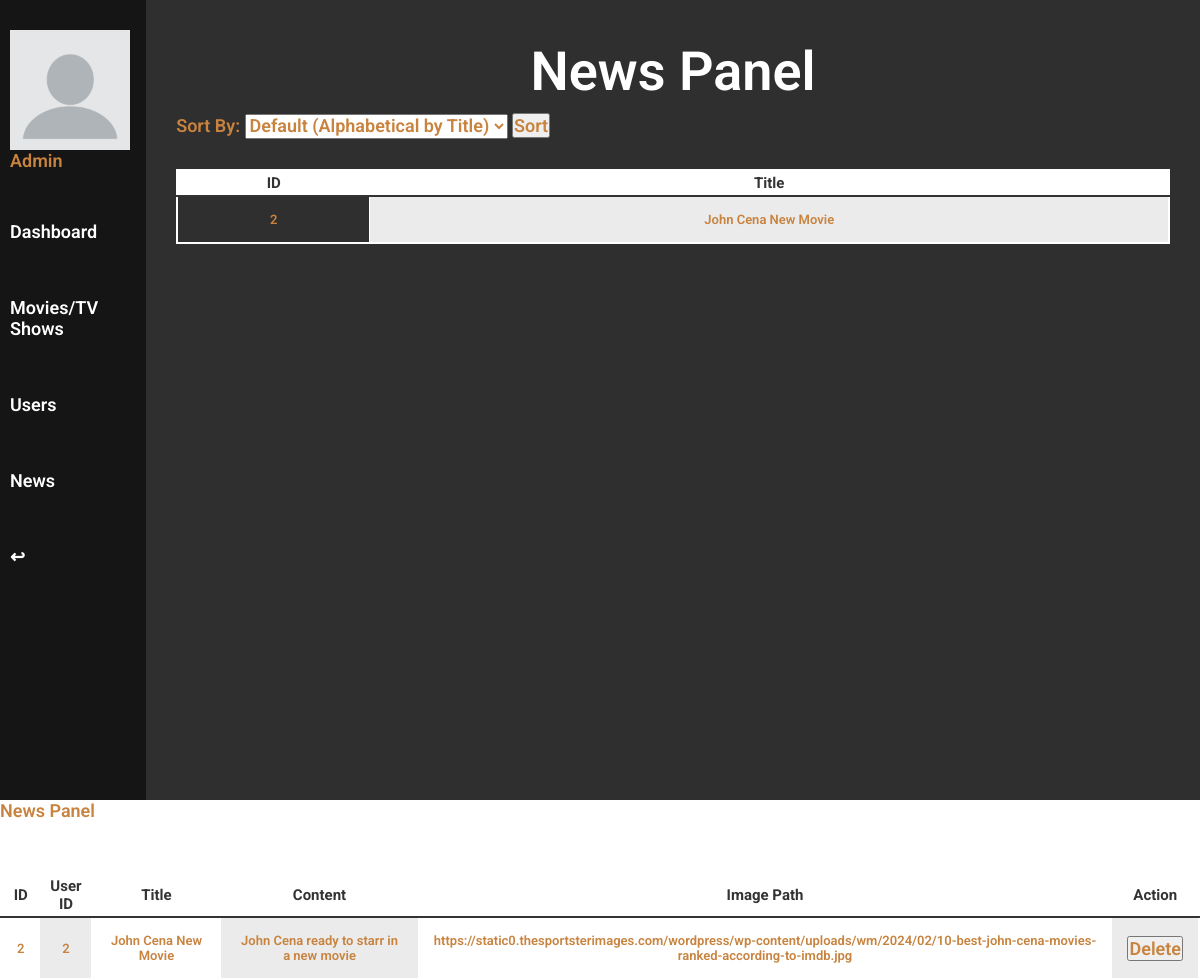
Page /src/logged-in/adminPages/news-dashboard.php (signed in) on the committed database.
### tables this page shows
CREATE TABLE `news` (
  `id` int(11) NOT NULL,
  `user_id` int(11) NOT NULL,
  `title` varchar(255) NOT NULL,
  `content` text NOT NULL,
  `image_path` varchar(255) NOT NULL,
  `created_at` timestamp NOT NULL DEFAULT current_timestamp()
);

### phpDatabase/Database.php (called while the page is built, shortened)
<?php
class Database {
    protected $servername = "localhost";
    protected $username = "root";
    protected $password = "";
    protected $database = "imdb_database";
    protected $conn;
    public function __construct() {
        $this->conn = new mysqli($this->servername, $this->username, $this->password, $this->database);
    }
    public function getDBConnection() {
        return $this->conn;
    }
}
?>

### src/logged-in/adminPages/news-dashboard.php (the view, shortened to what this page needs)
<?php
require_once('/xampp/htdocs/Web-Programim/phpDatabase/Database.php');
require_once('/xampp/htdocs/Web-Programim/phpDatabase/News.php');
$db = new Database();
$news = new News($db);
$allNews = [];
if ($_SERVER["REQUEST_METHOD"] == "POST" && isset($_POST['sortButton'])) {
    $sortingMethod = $_POST['sortingMethod'];
    applySorting($sortingMethod);
} else {
    $allNews = $news->getAllNews();
}
?>
<!DOCTYPE html>
<html lang="en">
<head>
    <link rel="stylesheet" href="global-styles.css">
    <link rel="stylesheet" href="user-dashboard-styles.css">
</head>
<body>
    <div class="mainContainer">
        <?php include('global-dashboard.php'); ?>
        <div class="right-panel">
            <div class="tableContainer">
                <h2>News Panel</h2>
                <form method="POST" action="">
                    <label for="sortingMethod">Sort By:</label>
                    <select name="sortingMethod" id="sortingMethod">
                        <option value="sort">Default (Alphabetical by Title)</option>
                    </select>
                    <button type="submit" name="sortButton">Sort</button>
                </form>
                <table class="greyGridTable">
                    <thead>
                        <tr>
                            <th>ID</th>
                            <th>Title</th>
                        </tr>
                    </thead>
                    <tbody>
                        <?php foreach ($allNews as $newsItem) : ?>
                            <tr>
                                <td><?= $newsItem['id'] ?></td>
                                <td><?= $newsItem['title'] ?></td>
                            </tr>
                        <?php endforeach; ?>
                    </tbody>
                </table>
            </div>
        </div>
    </div>
</body>
</html>
            <div class="right-panel">
                <div class="tableContainer">
                <h2>News Panel</h2>
                <a href="\Web-Programim\src\logged-in\phpScripts\add-news.php" id="addUser">Add News</a>
                <?php
                $news->fetchNews();
                ?>
                </div>
            </div>
    </body>
    </html>

### phpDatabase/News.php (shortened to what this page needs)
<?php
class News {
    protected $db;
    public function __construct($db) {
        $this->db = $db;
    }
    public function getAllNews() {
        $sql = "SELECT * FROM news";
        $result = $this->db->getDBConnection()->query($sql);
        $news = [];
        while ($row = $result->fetch_assoc()) {
            $news[] = $row;
        }
        return $news;
    }
    public function fetchNews() {
        $news = $this->getAllNews();
        if (!empty($news)) {
            echo '<table class="greyGridTable">';
            echo '<thead>';
            echo '<tr>';
            echo '<th>ID</th>';
            echo '<th>User ID</th>';
            echo '<th>Title</th>';
            echo '<th>Content</th>';
            echo '<th>Image Path</th>';
            echo '<th>Action</th>';
            echo '</tr>';
            echo '</thead>';
            echo '<tbody>';
            foreach ($news as $item) {
                echo '<tr>';
                echo '<td>' . $item["id"] . '</td>';
                echo '<td>' . $item["user_id"] . '</td>';
                echo '<td>' . $item["title"] . '</td>';
                echo '<td>' . $item["content"] . '</td>';
                echo '<td>' . $item["image_path"] . '</td>';
                echo '<td>';
                echo '<form method="POST" action="\Web-Programim\src\logged-in\phpScripts\delete-news.php">';
                echo '<button type="submit" name="deleteButton" id="deleteButton">Delete</button>';
                echo '</form>';
                echo '</td>';
                echo '</tr>';
            }
            echo '</tbody>';
            echo '</table>';
        } else {
            echo 'No news available.';
        }
    }
}

### src/logged-in/adminPages/global-styles.css (style rules this page uses)
:root { --primary: #111111; --secondary: #171A23; --actionColors: #A98F76; }
* { font-size: large; font-weight: 600; color: #c8833f; margin: 0; padding: 0; box-sizing: border-box; font-family: 'Roboto', 'Times New Roman', Times, serif; }
.mainContainer { display: flex; height: 100%; width: 100%; background-color: #151515; }
.mainContainer .right-panel { height: 100vh; width: 100%; background-color: #363636c8; }

### src/logged-in/adminPages/user-dashboard-styles.css (style rules this page uses)
:root { --primary: #111111; --secondary: #171A23; --actionColors: #A98F76; }
* { margin: 0; padding: 0; box-sizing: border-box; font-family: 'Roboto', 'Times New Roman', Times, serif; }
.mainContainer .right-panel .tableContainer { margin: 30px 30px; height: 90vh; overflow-y: auto; }
.mainContainer .right-panel h2 { font-size: 3rem; color: #FFF; padding: 10px; }
table.greyGridTable { border: 2px solid #FFFFFF; width: 100%; text-align: center; border-collapse: collapse; margin-top: 30px; }
table.greyGridTable td, table.greyGridTable th { border: 1px solid #FFFFFF; padding: 3px 4px; }
table.greyGridTable tbody td { font-size: 13px; padding: 15px; }
table.greyGridTable td:nth-child(even) { background: #EBEBEB; }
table.greyGridTable thead { background: #FFFFFF; border-bottom: 2px solid #333333; }
table.greyGridTable thead th { font-size: 15px; font-weight: bold; color: #333333; text-align: center; }
table.greyGridTable thead th:first-child { border-left: none; }
a { color: white; }
.mainContainer .right-panel { height: 100vh; }
.mainContainer .right-panel h2 { display: flex; justify-content: center; }

### rows in the picture
news: id "2", title "John Cena New Movie", user "2", content "John Cena ready to starr in a new movie", image_path "https://static0.thesportsterimages.com/wordpress/wp-content/uploads/wm/2024/02/10-best-john-cena-movies-ranked-according-to-imdb.jpg"
